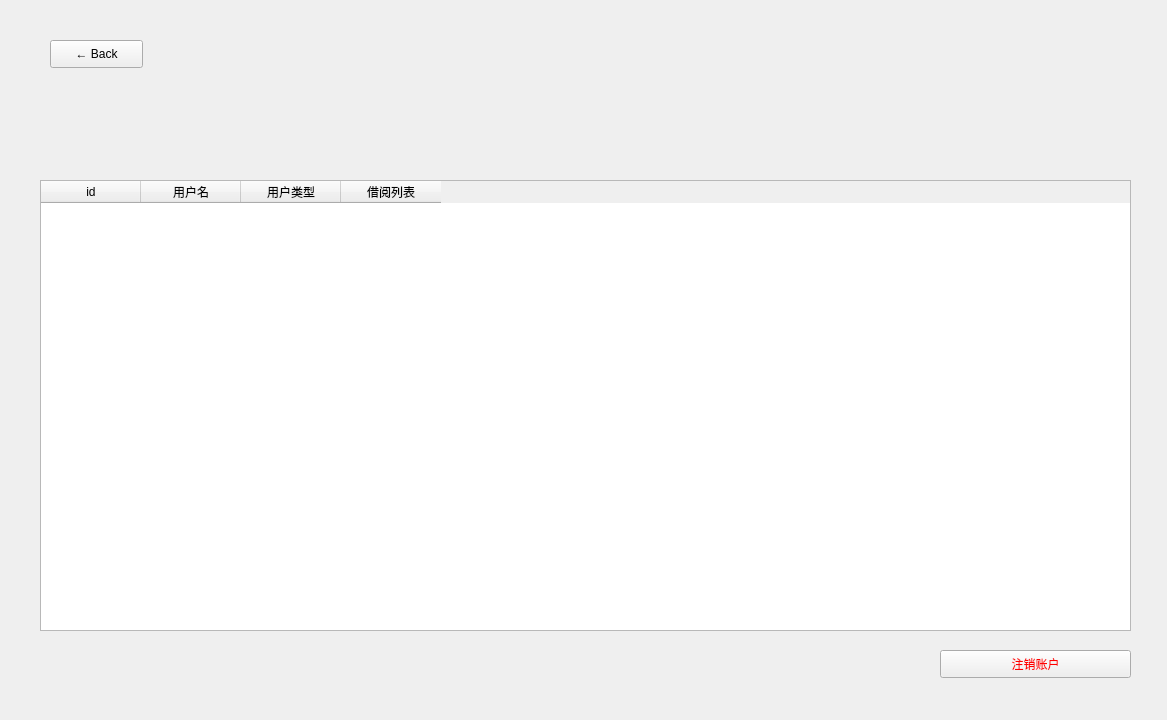
<?xml version="1.0" encoding="UTF-8"?>
<ui version="4.0">
 <class>AccountMainWindow</class>
 <widget class="QMainWindow" name="AccountMainWindow">
  <property name="geometry">
   <rect>
    <x>0</x>
    <y>0</y>
    <width>1167</width>
    <height>720</height>
   </rect>
  </property>
  <property name="minimumSize">
   <size>
    <width>1167</width>
    <height>720</height>
   </size>
  </property>
  <property name="maximumSize">
   <size>
    <width>1167</width>
    <height>720</height>
   </size>
  </property>
  <property name="windowTitle">
   <string>MainWindow</string>
  </property>
  <property name="styleSheet">
   <string notr="true">background-image: url(:/illust.jpg);</string>
  </property>
  <widget class="QWidget" name="centralwidget">
   <widget class="QLabel" name="labe_log">
    <property name="geometry">
     <rect>
      <x>150</x>
      <y>40</y>
      <width>168</width>
      <height>30</height>
     </rect>
    </property>
    <property name="styleSheet">
     <string notr="true">font: 12pt &quot;黑体&quot;;</string>
    </property>
    <property name="text">
     <string/>
    </property>
   </widget>
   <widget class="QPushButton" name="backButton">
    <property name="geometry">
     <rect>
      <x>50</x>
      <y>40</y>
      <width>93</width>
      <height>28</height>
     </rect>
    </property>
    <property name="styleSheet">
     <string notr="true">font: 11pt &quot;Arial&quot;;</string>
    </property>
    <property name="text">
     <string>← Back</string>
    </property>
   </widget>
   <widget class="QTableWidget" name="tableWidget">
    <property name="geometry">
     <rect>
      <x>40</x>
      <y>180</y>
      <width>1091</width>
      <height>451</height>
     </rect>
    </property>
    <property name="styleSheet">
     <string notr="true">background-image: url(:/background.png);
font: 10pt &quot;黑体&quot;;</string>
    </property>
    <column>
     <property name="text">
      <string>id</string>
     </property>
    </column>
    <column>
     <property name="text">
      <string>用户名</string>
     </property>
    </column>
    <column>
     <property name="text">
      <string>用户类型</string>
     </property>
    </column>
    <column>
     <property name="text">
      <string>借阅列表</string>
     </property>
    </column>
   </widget>
   <widget class="QPushButton" name="deleteButton">
    <property name="geometry">
     <rect>
      <x>940</x>
      <y>650</y>
      <width>191</width>
      <height>28</height>
     </rect>
    </property>
    <property name="styleSheet">
     <string notr="true">font: 10pt &quot;黑体&quot;;
color: rgb(255, 0, 0);</string>
    </property>
    <property name="text">
     <string>注销账户</string>
    </property>
   </widget>
  </widget>
 </widget>
 <resources/>
 <connections/>
</ui>
